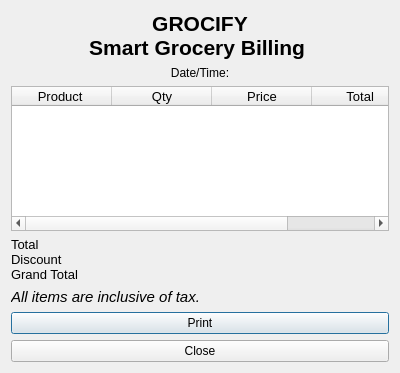
<?xml version="1.0" encoding="UTF-8"?>
<ui version="4.0">
 <class>tableReceipt</class>
 <widget class="QDialog" name="tableReceipt">
  <property name="geometry">
   <rect>
    <x>0</x>
    <y>0</y>
    <width>400</width>
    <height>373</height>
   </rect>
  </property>
  <property name="font">
   <font>
    <pointsize>16</pointsize>
    <bold>true</bold>
   </font>
  </property>
  <property name="windowTitle">
   <string>Dialog</string>
  </property>
  <layout class="QVBoxLayout" name="verticalLayout_2">
   <item>
    <layout class="QVBoxLayout" name="verticalLayout">
     <item>
      <widget class="QLabel" name="labelHeader">
       <property name="text">
        <string>GROCIFY
Smart Grocery Billing </string>
       </property>
       <property name="alignment">
        <set>Qt::AlignmentFlag::AlignCenter</set>
       </property>
      </widget>
     </item>
     <item>
      <widget class="QLabel" name="lableDateTime">
       <property name="font">
        <font>
         <pointsize>9</pointsize>
         <bold>false</bold>
        </font>
       </property>
       <property name="text">
        <string>Date/Time:</string>
       </property>
       <property name="alignment">
        <set>Qt::AlignmentFlag::AlignCenter</set>
       </property>
      </widget>
     </item>
     <item>
      <widget class="QTableWidget" name="tableWidget">
       <property name="font">
        <font>
         <pointsize>10</pointsize>
         <bold>false</bold>
        </font>
       </property>
       <column>
        <property name="text">
         <string>Product </string>
        </property>
       </column>
       <column>
        <property name="text">
         <string>Qty</string>
        </property>
       </column>
       <column>
        <property name="text">
         <string>Price</string>
        </property>
       </column>
       <column>
        <property name="text">
         <string>Total </string>
        </property>
       </column>
      </widget>
     </item>
    </layout>
   </item>
   <item>
    <widget class="QLabel" name="lableTotals">
     <property name="font">
      <font>
       <pointsize>10</pointsize>
       <bold>false</bold>
      </font>
     </property>
     <property name="text">
      <string>Total
Discount
Grand Total</string>
     </property>
    </widget>
   </item>
   <item>
    <widget class="QLabel" name="label">
     <property name="font">
      <font>
       <family>Segoe UI</family>
       <pointsize>11</pointsize>
       <italic>true</italic>
       <bold>false</bold>
      </font>
     </property>
     <property name="text">
      <string>All items are inclusive of tax.</string>
     </property>
    </widget>
   </item>
   <item>
    <widget class="QPushButton" name="btnPrint">
     <property name="font">
      <font>
       <pointsize>9</pointsize>
       <bold>false</bold>
      </font>
     </property>
     <property name="text">
      <string>Print</string>
     </property>
    </widget>
   </item>
   <item>
    <widget class="QPushButton" name="btnClose">
     <property name="font">
      <font>
       <pointsize>9</pointsize>
       <bold>false</bold>
      </font>
     </property>
     <property name="text">
      <string>Close</string>
     </property>
    </widget>
   </item>
  </layout>
 </widget>
 <resources/>
 <connections/>
</ui>
